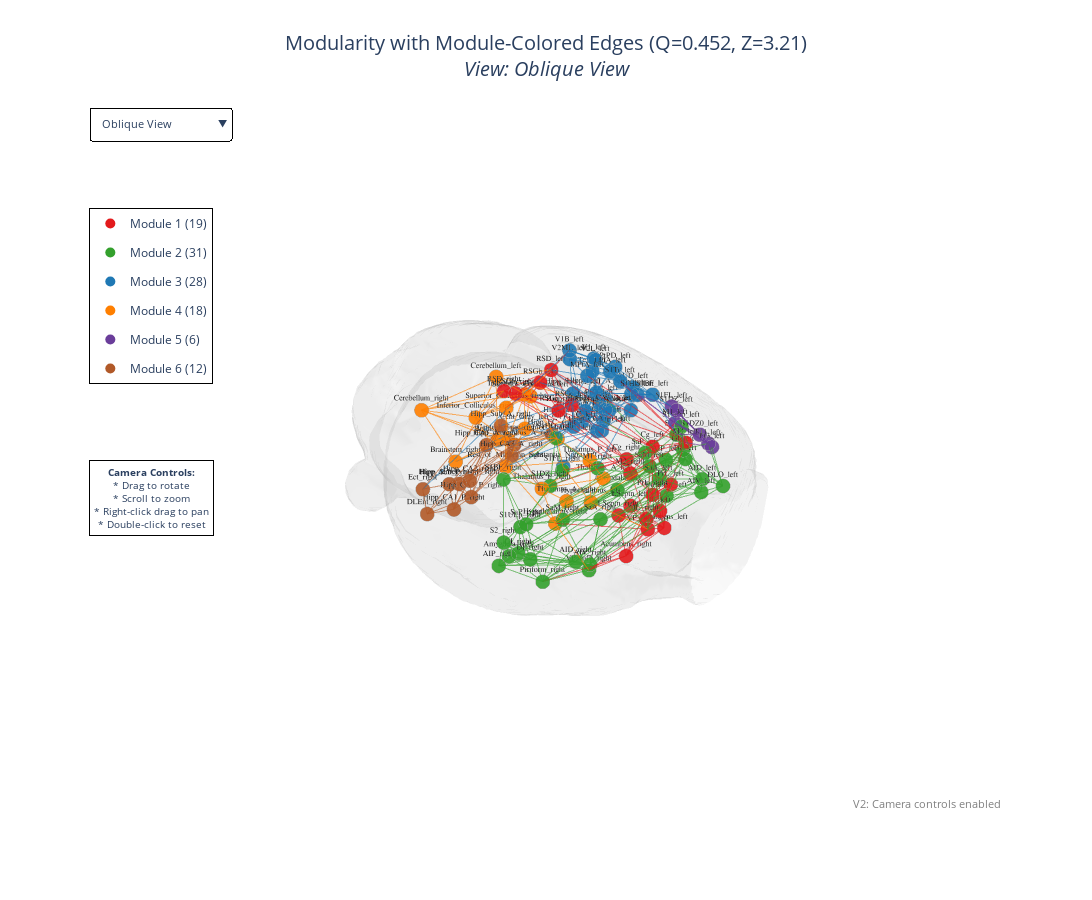

This figure's notebook cell:
### Code cell
# Display the module-colored edges visualization
fig9c.show()

### Figure 1 — Plotly figure (JSON) as saved in the notebook; plotly's stock layout.template omitted (floating-point values rounded to 4 significant figures; data arrays with more than 128 entries replaced by an {"elided": "..."} marker saying what was removed)
{"data": [{"color": "lightgray", "hoverinfo": "skip", "i": {"elided": "18857 int values"}, "j": {"elided": "18857 int values"}, "k": {"elided": "18857 int values"}, "name": "Brain Surface", "opacity": 0.15, "showlegend": false, "type": "mesh3d", "x": {"elided": "9510 float values"}, "y": {"elided": "9510 float values"}, "z": {"elided": "9510 float values"}}, {"hoverinfo": "text", "hovertext": ["<b>Acumbens_left</b>", "<b>AID_left</b>", "<b>AIP_left</b>", "<b>AIV_left</b>", "<b>Amygdala_left</b>", "<b>Au1_left</b>", "<b>AUD_left</b>", "<b>AuV_left</b>", "<b>Brainstem_left</b>", "<b>Cent_Gray_left</b>", "<b>Cerebellum_left</b>", "<b>Cg_left</b>", "<b>DI_left</b>", "<b>DLEnt_left</b>", "<b>DLO_left</b>", "<b>Ect_left</b>", "<b>Fr3_left</b>", "<b>GI_left</b>", "<b>Hipp_CA1_A_left</b>", "<b>Hipp_CA1_P_left</b>", "<b>Hipp_CA2_left</b>", "<b>Hipp_CA3_A_left</b>", "<b>Hipp_CA3_P_left</b>", "<b>Hipp_dentegyrus_A_left</b>", "<b>Hipp_dentegyrus_P_left</b>", "<b>Hipp_FC_left</b>", "<b>Hipp_Sub_A_left</b>", "<b>Hipp_Sub_P_left</b>", "<b>Hypothalamus_left</b>", "<b>IL_left</b>", "<b>Inferior_Colliculus_left</b>", "<b>LPtA_left</b>", "<b>LSeptn_left</b>", "<b>M1_left</b>", "<b>M2_left</b>", "<b>MPtA_left</b>", "<b>Piriform_left</b>", "<b>PRh_left</b>", "<b>PrL_left</b>", "<b>PtPD_left</b>", "<b>Rest_of_Midbrain_left</b>", "<b>RSD_left</b>", "<b>RSGb_left</b>", "<b>RSGc_left</b>", "<b>S1BF_left</b>", "<b>S1DZ0_left</b>", "<b>S1DZ_left</b>", "<b>S1FL_left</b>", "<b>S1HL_left</b>", "<b>S1J_left</b>", "<b>S1Tr_left</b>", "<b>S1ULp_left</b>", "<b>S2_left</b>", "<b>SaA_left</b>", "<b>SaM_left</b>", "<b>SaP_left</b>", "<b>Substantia_Nigra_left</b>", "<b>Superior_Colliculus_left</b>", "<b>TeA_left</b>", "<b>Thalamus_A_left</b>", "<b>Thalamus_P_left</b>", "<b>V1B_left</b>", "<b>V1_left</b>", "<b>V2L_left</b>", "<b>V2ML_left</b>", "<b>VP_mfb_left</b>", "<b>Acumbens_right</b>", "<b>AID_right</b>", "<b>AIP_right</b>", "<b>AIV_right</b>", "<b>Amygdala_right</b>", "<b>Brainstem_right</b>", "<b>Central_Gray_right</b>", "<b>Cerebellum_right</b>", "<b>Cg_right</b>", "<b>DI_right</b>", "<b>DLEnt_right</b>", "<b>Ect_right</b>", "<b>GI_right</b>", "<b>Hipp_CA1_A_right</b>", "<b>Hipp_CA1_P_right</b>", "<b>Hipp_CA2_right</b>", "<b>Hipp_CA3_A_right</b>", "<b>Hipp_CA3_P_right</b>", "<b>Hipp_dentegyrus_A_right</b>", "<b>Hipp_dentegyrus_P_right</b>", "<b>Hipp_FC_right</b>", "<b>Hipp_Sub_A_right</b>", "<b>Hipp_Sub_P_right</b>", "<b>Hypothalamus_right</b>", "<b>IL_right</b>", "<b>Inferior_Colliculus_right</b>", "<b>LSeptn_right</b>", "<b>M1_right</b>", "<b>M2_right</b>", "<b>Piriform_right</b>", "<b>PrL_right</b>", "<b>Rest_of_Midbrain_right</b>", "<b>RSD_right</b>", "<b>RSGb_right</b>", "<b>RSGc_right</b>", "<b>S1BF_right</b>", "<b>S1DZ_right</b>", "<b>S1FL_right</b>", "<b>S1HL_right</b>", "<b>S1ULp_right</b>", "<b>S2_right</b>", "<b>SaA_right</b>", "<b>SaM_right</b>", "<b>SaP_right</b>", "<b>Superior_Colliculus_right</b>", "<b>Thalamus_A_right</b>", "<b>Thalamus_P_right</b>", "<b>VP_mfb_right</b>"], "legendgroup": "pos_edges", "marker": {"color": ["rgb(227, 26, 28)", "rgb(51, 160, 44)", "rgb(51, 160, 44)", "rgb(51, 160, 44)", "rgb(51, 160, 44)", "rgb(31, 120, 180)", "rgb(31, 120, 180)", "rgb(31, 120, 180)", "rgb(255, 127, 0)", "rgb(255, 127, 0)", "rgb(255, 127, 0)", "rgb(227, 26, 28)", "rgb(51, 160, 44)", "rgb(31, 120, 180)", "rgb(51, 160, 44)", "rgb(31, 120, 180)", "rgb(106, 61, 154)", "rgb(51, 160, 44)", "rgb(31, 120, 180)", "rgb(31, 120, 180)", "rgb(31, 120, 180)", "rgb(31, 120, 180)", "rgb(31, 120, 180)", "rgb(31, 120, 180)", "rgb(31, 120, 180)", "rgb(31, 120, 180)", "rgb(31, 120, 180)", "rgb(31, 120, 180)", "rgb(255, 127, 0)", "rgb(227, 26, 28)", "rgb(255, 127, 0)", "rgb(31, 120, 180)", "rgb(227, 26, 28)", "rgb(106, 61, 154)", "rgb(227, 26, 28)", "rgb(31, 120, 180)", "rgb(51, 160, 44)", "rgb(31, 120, 180)", "rgb(227, 26, 28)", "rgb(31, 120, 180)", "rgb(255, 127, 0)", "rgb(227, 26, 28)", "rgb(227, 26, 28)", "rgb(227, 26, 28)", "rgb(31, 120, 180)", "rgb(106, 61, 154)", "rgb(106, 61, 154)", "rgb(106, 61, 154)", "rgb(31, 120, 180)", "rgb(106, 61, 154)", "rgb(31, 120, 180)", "rgb(51, 160, 44)", "rgb(51, 160, 44)", "rgb(51, 160, 44)", "rgb(51, 160, 44)", "rgb(51, 160, 44)", "rgb(31, 120, 180)", "rgb(255, 127, 0)", "rgb(31, 120, 180)", "rgb(255, 127, 0)", "rgb(255, 127, 0)", "rgb(31, 120, 180)", "rgb(31, 120, 180)", "rgb(31, 120, 180)", "rgb(31, 120, 180)", "rgb(227, 26, 28)", "rgb(227, 26, 28)", "rgb(51, 160, 44)", "rgb(51, 160, 44)", "rgb(51, 160, 44)", "rgb(51, 160, 44)", "rgb(255, 127, 0)", "rgb(255, 127, 0)", "rgb(255, 127, 0)", "rgb(227, 26, 28)", "rgb(51, 160, 44)", "rgb(177, 89, 40)", "rgb(177, 89, 40)", "rgb(51, 160, 44)", "rgb(177, 89, 40)", "rgb(177, 89, 40)", "rgb(177, 89, 40)", "rgb(177, 89, 40)", "rgb(177, 89, 40)", "rgb(177, 89, 40)", "rgb(177, 89, 40)", "rgb(177, 89, 40)", "rgb(177, 89, 40)", "rgb(177, 89, 40)", "rgb(255, 127, 0)", "rgb(227, 26, 28)", "rgb(255, 127, 0)", "rgb(227, 26, 28)", "rgb(51, 160, 44)", "rgb(227, 26, 28)", "rgb(51, 160, 44)", "rgb(227, 26, 28)", "rgb(255, 127, 0)", "rgb(227, 26, 28)", "rgb(227, 26, 28)", "rgb(227, 26, 28)", "rgb(51, 160, 44)", "rgb(51, 160, 44)", "rgb(51, 160, 44)", "rgb(51, 160, 44)", "rgb(51, 160, 44)", "rgb(51, 160, 44)", "rgb(51, 160, 44)", "rgb(51, 160, 44)", "rgb(51, 160, 44)", "rgb(255, 127, 0)", "rgb(255, 127, 0)", "rgb(255, 127, 0)", "rgb(51, 160, 44)"], "line": {"color": "darkgray", "width": 1}, "opacity": 0.9, "size": [10, 10, 10, 10, 10, 10, 10, 10, 10, 10, 10, 10, 10, 10, 10, 10, 10, 10, 10, 10, 10, 10, 10, 10, 10, 10, 10, 10, 10, 10, 10, 10, 10, 10, 10, 10, 10, 10, 10, 10, 10, 10, 10, 10, 10, 10, 10, 10, 10, 10, 10, 10, 10, 10, 10, 10, 10, 10, 10, 10, 10, 10, 10, 10, 10, 10, 10, 10, 10, 10, 10, 10, 10, 10, 10, 10, 10, 10, 10, 10, 10, 10, 10, 10, 10, 10, 10, 10, 10, 10, 10, 10, 10, 10, 10, 10, 10, 10, 10, 10, 10, 10, 10, 10, 10, 10, 10, 10, 10, 10, 10, 10, 10, 10]}, "mode": "markers+text", "name": "nodes_pos_linked", "showlegend": false, "text": ["Acumbens_left", "AID_left", "AIP_left", "AIV_left", "Amygdala_left", "Au1_left", "AUD_left", "AuV_left", "Brainstem_left", "Cent_Gray_left", "Cerebellum_left", "Cg_left", "DI_left", "DLEnt_left", "DLO_left", "Ect_left", "Fr3_left", "GI_left", "Hipp_CA1_A_left", "Hipp_CA1_P_left", "Hipp_CA2_left", "Hipp_CA3_A_left", "Hipp_CA3_P_left", "Hipp_dentegyrus_A_left", "Hipp_dentegyrus_P_left", "Hipp_FC_left", "Hipp_Sub_A_left", "Hipp_Sub_P_left", "Hypothalamus_left", "IL_left", "Inferior_Colliculus_left", "LPtA_left", "LSeptn_left", "M1_left", "M2_left", "MPtA_left", "Piriform_left", "PRh_left", "PrL_left", "PtPD_left", "Rest_of_Midbrain_left", "RSD_left", "RSGb_left", "RSGc_left", "S1BF_left", "S1DZ0_left", "S1DZ_left", "S1FL_left", "S1HL_left", "S1J_left", "S1Tr_left", "S1ULp_left", "S2_left", "SaA_left", "SaM_left", "SaP_left", "Substantia_Nigra_left", "Superior_Colliculus_left", "TeA_left", "Thalamus_A_left", "Thalamus_P_left", "V1B_left", "V1_left", "V2L_left", "V2ML_left", "VP_mfb_left", "Acumbens_right", "AID_right", "AIP_right", "AIV_right", "Amygdala_right", "Brainstem_right", "Central_Gray_right", "Cerebellum_right", "Cg_right", "DI_right", "DLEnt_right", "Ect_right", "GI_right", "Hipp_CA1_A_right", "Hipp_CA1_P_right", "Hipp_CA2_right", "Hipp_CA3_A_right", "Hipp_CA3_P_right", "Hipp_dentegyrus_A_right", "Hipp_dentegyrus_P_right", "Hipp_FC_right", "Hipp_Sub_A_right", "Hipp_Sub_P_right", "Hypothalamus_right", "IL_right", "Inferior_Colliculus_right", "LSeptn_right", "M1_right", "M2_right", "Piriform_right", "PrL_right", "Rest_of_Midbrain_right", "RSD_right", "RSGb_right", "RSGc_right", "S1BF_right", "S1DZ_right", "S1FL_right", "S1HL_right", "S1ULp_right", "S2_right", "SaA_right", "SaM_right", "SaP_right", "Superior_Colliculus_right", "Thalamus_A_right", "Thalamus_P_right", "VP_mfb_right"], "textfont": {"color": "black", "family": "Arial", "size": 8}, "textposition": "top center", "type": "scatter3d", "visible": true, "x": [-15.36, -45.77, -61.89, -38.61, -40.17, -67.02, -62.84, -69.2, -18.43, -7.648, -28.42, -9.388, -57.78, -64.59, -33.79, -65.15, -41.54, -59.79, -38.43, -54.24, -49.65, -32.79, -45.95, -25.2, -44.61, -6.975, -25.6, -49.0, -14.51, -4.513, -18.28, -33.48, -4.912, -27.94, -18.71, -18.16, -47.9, -61.78, -6.823, -47.58, -19.85, -17.41, -11.23, -5.474, -51.72, -51.69, -45.27, -38.94, -27.95, -49.54, -30.02, -57.94, -62.64, -22.08, -32.09, -43.81, -23.3, -9.319, -62.82, -14.23, -18.48, -44.72, -40.46, -57.23, -23.78, -23.13, 13.49, 45.91, 60.91, 40.06, 39.55, 13.84, 5.344, 25.12, 7.623, 56.78, 62.82, 63.59, 59.67, 36.72, 51.88, 47.7, 31.44, 43.58, 23.42, 42.26, 6.895, 23.36, 46.65, 11.86, 5.433, 16.46, 4.261, 26.51, 18.33, 45.63, 6.188, 18.1, 15.13, 6.821, 3.484, 52.6, 44.61, 38.2, 27.73, 58.05, 62.7, 21.1, 31.56, 42.68, 7.563, 12.84, 16.43, 20.85], "y": [66.02, 64.44, 29.91, 69.37, 15.36, -0.8123, 3.179, -2.04, -57.05, -22.94, -67.81, 59.34, 45.15, -17.67, 83.72, -17.4, 70.17, 41.7, -1.128, -9.762, -1.328, 10.34, -5.95, 3.462, -16.3, 12.68, -5.484, -18.62, 18.98, 70.27, -33.65, 11.77, 52.62, 57.32, 70.49, 10.51, 42.57, -19.07, 73.12, 3.067, -10.83, -13.24, -14.89, 12.48, 25.16, 56.0, 45.26, 46.67, 34.1, 62.86, 21.38, 40.37, 34.58, 55.3, 41.74, 29.43, -9.654, -20.08, -26.04, 27.11, 13.73, -26.64, -5.352, -19.09, -6.662, 50.58, 66.54, 64.64, 30.97, 67.78, 14.29, -56.02, -21.87, -67.36, 58.42, 47.44, -18.02, -18.46, 42.99, -2.158, -10.98, -2.575, 9.301, -7.24, 2.486, -17.62, 11.5, -6.591, -19.87, 18.97, 70.21, -33.48, 53.15, 58.06, 69.5, 43.94, 73.18, -10.06, -12.73, -13.74, 12.31, 26.92, 47.61, 48.54, 34.19, 43.05, 36.99, 56.39, 42.84, 30.26, -20.05, 27.26, 14.09, 50.43], "z": [-20.08, -7.543, -21.02, -9.037, -37.53, 4.945, 12.78, -6.915, -28.89, -0.4212, 4.175, 27.15, -10.89, -18.98, 4.863, -4.492, 16.59, -7.768, 17.72, -17.09, 2.122, 14.86, -11.84, 14.52, -9.956, 17.54, 20.93, -8.871, -29.99, -1.094, 11.5, 37.51, -8.161, 30.55, 30.21, 40.66, -31.04, -6.653, 14.37, 31.09, -6.74, 34.7, 29.27, 30.6, 22.09, 12.24, 24.39, 30.04, 35.84, 11.31, 37.25, 6.931, -2.849, 0.1476, -4.176, -7.824, -26.12, 19.95, 10.87, -10.14, -7.93, 30.41, 35.47, 22.73, 40.97, -34.67, -19.79, -3.898, -18.26, -7.273, -36.26, -27.44, -0.4096, 5.873, 28.19, -6.538, -14.84, 0.3585, -4.099, 20.6, -14.19, 5.424, 17.49, -9.127, 16.67, -7.31, 19.11, 23.17, -6.354, -28.88, -0.4093, 12.66, -8.513, 32.77, 31.74, -29.65, 15.69, -5.421, 36.37, 31.04, 31.4, 24.22, 27.43, 32.72, 37.56, 10.02, 0.3929, 0.7026, -1.333, -4.863, 20.4, -9.544, -7.116, -34.28]}, {"hoverinfo": "text", "hovertext": {"elided": "246 str values"}, "legendgroup": "module_1", "line": {"color": "rgb(227, 26, 28)", "width": 2}, "mode": "lines", "name": "Module 1 Edges", "opacity": 0.6, "showlegend": false, "type": "scatter3d", "x": {"elided": "246 float values"}, "y": {"elided": "246 float values"}, "z": {"elided": "246 float values"}}, {"hoverinfo": "text", "hovertext": {"elided": "372 str values"}, "legendgroup": "module_2", "line": {"color": "rgb(51, 160, 44)", "width": 2}, "mode": "lines", "name": "Module 2 Edges", "opacity": 0.6, "showlegend": false, "type": "scatter3d", "x": {"elided": "372 float values"}, "y": {"elided": "372 float values"}, "z": {"elided": "372 float values"}}, {"hoverinfo": "text", "hovertext": {"elided": "351 str values"}, "legendgroup": "module_3", "line": {"color": "rgb(31, 120, 180)", "width": 2}, "mode": "lines", "name": "Module 3 Edges", "opacity": 0.6, "showlegend": false, "type": "scatter3d", "x": {"elided": "351 float values"}, "y": {"elided": "351 float values"}, "z": {"elided": "351 float values"}}, {"hoverinfo": "text", "hovertext": {"elided": "171 str values"}, "legendgroup": "module_4", "line": {"color": "rgb(255, 127, 0)", "width": 2}, "mode": "lines", "name": "Module 4 Edges", "opacity": 0.6, "showlegend": false, "type": "scatter3d", "x": {"elided": "171 float values"}, "y": {"elided": "171 float values"}, "z": {"elided": "171 float values"}}, {"hoverinfo": "text", "hovertext": ["Fr3_left (M5) <-> M1_left (M5)<br>Strength: 0.4321", "Fr3_left (M5) <-> M1_left (M5)<br>Strength: 0.4321", "", "Fr3_left (M5) <-> M2_left (M1)<br>Strength: 0.1808", "Fr3_left (M5) <-> M2_left (M1)<br>Strength: 0.1808", "", "Fr3_left (M5) <-> S1DZ0_left (M5)<br>Strength: 0.3984", "Fr3_left (M5) <-> S1DZ0_left (M5)<br>Strength: 0.3984", "", "Fr3_left (M5) <-> S1DZ_left (M5)<br>Strength: 0.4390", "Fr3_left (M5) <-> S1DZ_left (M5)<br>Strength: 0.4390", "", "Fr3_left (M5) <-> S1FL_left (M5)<br>Strength: 0.3067", "Fr3_left (M5) <-> S1FL_left (M5)<br>Strength: 0.3067", "", "Fr3_left (M5) <-> S1J_left (M5)<br>Strength: 0.5791", "Fr3_left (M5) <-> S1J_left (M5)<br>Strength: 0.5791", "", "M1_left (M5) <-> M2_left (M1)<br>Strength: 0.4396", "M1_left (M5) <-> M2_left (M1)<br>Strength: 0.4396", "", "M1_left (M5) <-> S1DZ0_left (M5)<br>Strength: 0.2318", "M1_left (M5) <-> S1DZ0_left (M5)<br>Strength: 0.2318", "", "M1_left (M5) <-> S1DZ_left (M5)<br>Strength: 0.3540", "M1_left (M5) <-> S1DZ_left (M5)<br>Strength: 0.3540", "", "M1_left (M5) <-> S1FL_left (M5)<br>Strength: 0.3874", "M1_left (M5) <-> S1FL_left (M5)<br>Strength: 0.3874", "", "M1_left (M5) <-> S1HL_left (M3)<br>Strength: 0.3158", "M1_left (M5) <-> S1HL_left (M3)<br>Strength: 0.3158", "", "M1_left (M5) <-> S1J_left (M5)<br>Strength: 0.3197", "M1_left (M5) <-> S1J_left (M5)<br>Strength: 0.3197", "", "M1_left (M5) <-> S1Tr_left (M3)<br>Strength: 0.1861", "M1_left (M5) <-> S1Tr_left (M3)<br>Strength: 0.1861", "", "S1DZ0_left (M5) <-> S1DZ_left (M5)<br>Strength: 0.4281", "S1DZ0_left (M5) <-> S1DZ_left (M5)<br>Strength: 0.4281", "", "S1DZ0_left (M5) <-> S1FL_left (M5)<br>Strength: 0.2542", "S1DZ0_left (M5) <-> S1FL_left (M5)<br>Strength: 0.2542", "", "S1DZ0_left (M5) <-> S1J_left (M5)<br>Strength: 0.5841", "S1DZ0_left (M5) <-> S1J_left (M5)<br>Strength: 0.5841", "", "S1DZ0_left (M5) <-> S1ULp_left (M2)<br>Strength: 0.3973", "S1DZ0_left (M5) <-> S1ULp_left (M2)<br>Strength: 0.3973", "", "S1DZ0_left (M5) <-> S2_left (M2)<br>Strength: 0.1629", "S1DZ0_left (M5) <-> S2_left (M2)<br>Strength: 0.1629", "", "S1DZ_left (M5) <-> S1FL_left (M5)<br>Strength: 0.5102", "S1DZ_left (M5) <-> S1FL_left (M5)<br>Strength: 0.5102", "", "S1DZ_left (M5) <-> S1J_left (M5)<br>Strength: 0.5008", "S1DZ_left (M5) <-> S1J_left (M5)<br>Strength: 0.5008", "", "S1DZ_left (M5) <-> S1ULp_left (M2)<br>Strength: 0.1786", "S1DZ_left (M5) <-> S1ULp_left (M2)<br>Strength: 0.1786", "", "S1FL_left (M5) <-> S1HL_left (M3)<br>Strength: 0.3160", "S1FL_left (M5) <-> S1HL_left (M3)<br>Strength: 0.3160", "", "S1FL_left (M5) <-> S1J_left (M5)<br>Strength: 0.2924", "S1FL_left (M5) <-> S1J_left (M5)<br>Strength: 0.2924", "", "S1J_left (M5) <-> S1ULp_left (M2)<br>Strength: 0.2445", "S1J_left (M5) <-> S1ULp_left (M2)<br>Strength: 0.2445", ""], "legendgroup": "module_5", "line": {"color": "rgb(106, 61, 154)", "width": 2}, "mode": "lines", "name": "Module 5 Edges", "opacity": 0.6, "showlegend": false, "type": "scatter3d", "x": [-41.54, -27.94, null, -41.54, -18.71, null, -41.54, -51.69, null, -41.54, -45.27, null, -41.54, -38.94, null, -41.54, -49.54, null, -27.94, -18.71, null, -27.94, -51.69, null, -27.94, -45.27, null, -27.94, -38.94, null, -27.94, -27.95, null, -27.94, -49.54, null, -27.94, -30.02, null, -51.69, -45.27, null, -51.69, -38.94, null, -51.69, -49.54, null, -51.69, -57.94, null, -51.69, -62.64, null, -45.27, -38.94, null, -45.27, -49.54, null, -45.27, -57.94, null, -38.94, -27.95, null, -38.94, -49.54, null, -49.54, -57.94, null], "y": [70.17, 57.32, null, 70.17, 70.49, null, 70.17, 56.0, null, 70.17, 45.26, null, 70.17, 46.67, null, 70.17, 62.86, null, 57.32, 70.49, null, 57.32, 56.0, null, 57.32, 45.26, null, 57.32, 46.67, null, 57.32, 34.1, null, 57.32, 62.86, null, 57.32, 21.38, null, 56.0, 45.26, null, 56.0, 46.67, null, 56.0, 62.86, null, 56.0, 40.37, null, 56.0, 34.58, null, 45.26, 46.67, null, 45.26, 62.86, null, 45.26, 40.37, null, 46.67, 34.1, null, 46.67, 62.86, null, 62.86, 40.37, null], "z": [16.59, 30.55, null, 16.59, 30.21, null, 16.59, 12.24, null, 16.59, 24.39, null, 16.59, 30.04, null, 16.59, 11.31, null, 30.55, 30.21, null, 30.55, 12.24, null, 30.55, 24.39, null, 30.55, 30.04, null, 30.55, 35.84, null, 30.55, 11.31, null, 30.55, 37.25, null, 12.24, 24.39, null, 12.24, 30.04, null, 12.24, 11.31, null, 12.24, 6.931, null, 12.24, -2.849, null, 24.39, 30.04, null, 24.39, 11.31, null, 24.39, 6.931, null, 30.04, 35.84, null, 30.04, 11.31, null, 11.31, 6.931, null]}, {"hoverinfo": "text", "hovertext": {"elided": "144 str values"}, "legendgroup": "module_6", "line": {"color": "rgb(177, 89, 40)", "width": 2}, "mode": "lines", "name": "Module 6 Edges", "opacity": 0.6, "showlegend": false, "type": "scatter3d", "x": {"elided": "144 float values"}, "y": {"elided": "144 float values"}, "z": {"elided": "144 float values"}}, {"legendgroup": "module_legend_1", "marker": {"color": "rgb(227, 26, 28)", "size": 10}, "mode": "markers", "name": "Module 1 (19)", "showlegend": true, "type": "scatter3d", "x": [null], "y": [null], "z": [null]}, {"legendgroup": "module_legend_2", "marker": {"color": "rgb(51, 160, 44)", "size": 10}, "mode": "markers", "name": "Module 2 (31)", "showlegend": true, "type": "scatter3d", "x": [null], "y": [null], "z": [null]}, {"legendgroup": "module_legend_3", "marker": {"color": "rgb(31, 120, 180)", "size": 10}, "mode": "markers", "name": "Module 3 (28)", "showlegend": true, "type": "scatter3d", "x": [null], "y": [null], "z": [null]}, {"legendgroup": "module_legend_4", "marker": {"color": "rgb(255, 127, 0)", "size": 10}, "mode": "markers", "name": "Module 4 (18)", "showlegend": true, "type": "scatter3d", "x": [null], "y": [null], "z": [null]}, {"legendgroup": "module_legend_5", "marker": {"color": "rgb(106, 61, 154)", "size": 10}, "mode": "markers", "name": "Module 5 (6)", "showlegend": true, "type": "scatter3d", "x": [null], "y": [null], "z": [null]}, {"legendgroup": "module_legend_6", "marker": {"color": "rgb(177, 89, 40)", "size": 10}, "mode": "markers", "name": "Module 6 (12)", "showlegend": true, "type": "scatter3d", "x": [null], "y": [null], "z": [null]}], "layout": {"annotations": [{"bgcolor": "rgba(255,255,255,0.9)", "bordercolor": "black", "borderpad": 4, "borderwidth": 1, "font": {"size": 10}, "showarrow": false, "text": "<b>Camera Controls:</b><br>* Drag to rotate<br>* Scroll to zoom<br>* Right-click drag to pan<br>* Double-click to reset", "x": 0.01, "xanchor": "left", "xref": "paper", "y": 0.5, "yanchor": "top", "yref": "paper"}, {"font": {"color": "gray", "size": 11}, "showarrow": false, "text": "V2: Camera controls enabled", "x": 0.99, "xanchor": "right", "xref": "paper", "y": 0.01, "yanchor": "bottom", "yref": "paper"}], "height": 900, "legend": {"bgcolor": "rgba(255,255,255,0.9)", "bordercolor": "black", "borderwidth": 1, "x": 0.01, "y": 0.85}, "scene": {"aspectmode": "data", "bgcolor": "white", "camera": {"center": {"x": 0, "y": 0, "z": 0}, "eye": {"x": 1.5, "y": 1.5, "z": 1.5}, "up": {"x": 0, "y": 0, "z": 1}}, "dragmode": "orbit", "xaxis": {"showgrid": false, "visible": false, "zeroline": false}, "yaxis": {"showgrid": false, "visible": false, "zeroline": false}, "zaxis": {"showgrid": false, "visible": false, "zeroline": false}}, "showlegend": true, "title": {"font": {"size": 20}, "text": "Modularity with Module-Colored Edges (Q=0.452, Z=3.21)<br><i>View: Oblique View</i>", "x": 0.5, "xanchor": "center"}, "updatemenus": [{"active": 10, "bgcolor": "rgba(255, 255, 255, 0.9)", "bordercolor": "black", "borderwidth": 1, "buttons": [{"args": [{"scene.camera.center.x": 0, "scene.camera.center.y": 0, "scene.camera.center.z": 0, "scene.camera.eye.x": 0, "scene.camera.eye.y": 2, "scene.camera.eye.z": 0, "scene.camera.up.x": 0, "scene.camera.up.y": 0, "scene.camera.up.z": 1, "title.text": "Modularity with Module-Colored Edges (Q=0.452, Z=3.21)<br><i>View: Anterior (Front)</i>"}], "label": "Anterior (Front)", "method": "relayout"}, {"args": [{"scene.camera.center.x": 0, "scene.camera.center.y": 0, "scene.camera.center.z": 0, "scene.camera.eye.x": 0, "scene.camera.eye.y": -2, "scene.camera.eye.z": 0, "scene.camera.up.x": 0, "scene.camera.up.y": 0, "scene.camera.up.z": 1, "title.text": "Modularity with Module-Colored Edges (Q=0.452, Z=3.21)<br><i>View: Posterior (Back)</i>"}], "label": "Posterior (Back)", "method": "relayout"}, {"args": [{"scene.camera.center.x": 0, "scene.camera.center.y": 0, "scene.camera.center.z": 0, "scene.camera.eye.x": -2, "scene.camera.eye.y": 0, "scene.camera.eye.z": 0, "scene.camera.up.x": 0, "scene.camera.up.y": 0, "scene.camera.up.z": 1, "title.text": "Modularity with Module-Colored Edges (Q=0.452, Z=3.21)<br><i>View: Left Lateral</i>"}], "label": "Left Lateral", "method": "relayout"}, {"args": [{"scene.camera.center.x": 0, "scene.camera.center.y": 0, "scene.camera.center.z": 0, "scene.camera.eye.x": 2, "scene.camera.eye.y": 0, "scene.camera.eye.z": 0, "scene.camera.up.x": 0, "scene.camera.up.y": 0, "scene.camera.up.z": 1, "title.text": "Modularity with Module-Colored Edges (Q=0.452, Z=3.21)<br><i>View: Right Lateral</i>"}], "label": "Right Lateral", "method": "relayout"}, {"args": [{"scene.camera.center.x": 0, "scene.camera.center.y": 0, "scene.camera.center.z": 0, "scene.camera.eye.x": 0, "scene.camera.eye.y": 0, "scene.camera.eye.z": 2, "scene.camera.up.x": 0, "scene.camera.up.y": 1, "scene.camera.up.z": 0, "title.text": "Modularity with Module-Colored Edges (Q=0.452, Z=3.21)<br><i>View: Superior (Top)</i>"}], "label": "Superior (Top)", "method": "relayout"}, {"args": [{"scene.camera.center.x": 0, "scene.camera.center.y": 0, "scene.camera.center.z": 0, "scene.camera.eye.x": 0, "scene.camera.eye.y": 0, "scene.camera.eye.z": -2, "scene.camera.up.x": 0, "scene.camera.up.y": -1, "scene.camera.up.z": 0, "title.text": "Modularity with Module-Colored Edges (Q=0.452, Z=3.21)<br><i>View: Inferior (Bottom)</i>"}], "label": "Inferior (Bottom)", "method": "relayout"}, {"args": [{"scene.camera.center.x": 0, "scene.camera.center.y": 0, "scene.camera.center.z": 0, "scene.camera.eye.x": -1.5, "scene.camera.eye.y": 1.5, "scene.camera.eye.z": 0.5, "scene.camera.up.x": 0, "scene.camera.up.y": 0, "scene.camera.up.z": 1, "title.text": "Modularity with Module-Colored Edges (Q=0.452, Z=3.21)<br><i>View: Anterolateral Left</i>"}], "label": "Anterolateral Left", "method": "relayout"}, {"args": [{"scene.camera.center.x": 0, "scene.camera.center.y": 0, "scene.camera.center.z": 0, "scene.camera.eye.x": 1.5, "scene.camera.eye.y": 1.5, "scene.camera.eye.z": 0.5, "scene.camera.up.x": 0, "scene.camera.up.y": 0, "scene.camera.up.z": 1, "title.text": "Modularity with Module-Colored Edges (Q=0.452, Z=3.21)<br><i>View: Anterolateral Right</i>"}], "label": "Anterolateral Right", "method": "relayout"}, {"args": [{"scene.camera.center.x": 0, "scene.camera.center.y": 0, "scene.camera.center.z": 0, "scene.camera.eye.x": -1.5, "scene.camera.eye.y": -1.5, "scene.camera.eye.z": 0.5, "scene.camera.up.x": 0, "scene.camera.up.y": 0, "scene.camera.up.z": 1, "title.text": "Modularity with Module-Colored Edges (Q=0.452, Z=3.21)<br><i>View: Posterolateral Left</i>"}], "label": "Posterolateral Left", "method": "relayout"}, {"args": [{"scene.camera.center.x": 0, "scene.camera.center.y": 0, "scene.camera.center.z": 0, "scene.camera.eye.x": 1.5, "scene.camera.eye.y": -1.5, "scene.camera.eye.z": 0.5, "scene.camera.up.x": 0, "scene.camera.up.y": 0, "scene.camera.up.z": 1, "title.text": "Modularity with Module-Colored Edges (Q=0.452, Z=3.21)<br><i>View: Posterolateral Right</i>"}], "label": "Posterolateral Right", "method": "relayout"}, {"args": [{"scene.camera.center.x": 0, "scene.camera.center.y": 0, "scene.camera.center.z": 0, "scene.camera.eye.x": 1.5, "scene.camera.eye.y": 1.5, "scene.camera.eye.z": 1.5, "scene.camera.up.x": 0, "scene.camera.up.y": 0, "scene.camera.up.z": 1, "title.text": "Modularity with Module-Colored Edges (Q=0.452, Z=3.21)<br><i>View: Oblique View</i>"}], "label": "Oblique View", "method": "relayout"}], "font": {"size": 11}, "showactive": true, "type": "dropdown", "x": 0.01, "xanchor": "left", "y": 0.99, "yanchor": "top"}], "width": 1200}}
